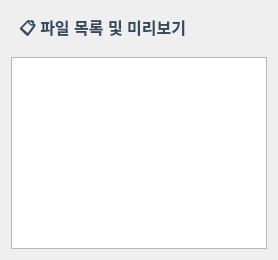
<?xml version="1.0" encoding="UTF-8"?>
<ui version="4.0">
 <class>FileSelectionAndPreviewWidget</class>
 <widget class="QWidget" name="FileSelectionAndPreviewWidget">
  <layout class="QVBoxLayout" name="verticalLayout">
   <property name="contentsMargins">
    <number>8</number>
   </property>
   <property name="spacing">
    <number>8</number>
   </property>
   <item>
    <widget class="QLabel" name="title_label">
     <property name="font">
      <font>
       <family>Arial</family>
       <pointsize>12</pointsize>
       <weight>75</weight>
       <bold>true</bold>
      </font>
     </property>
     <property name="styleSheet">
      <string>color: #34495e; padding: 4px;</string>
     </property>
     <property name="text">
      <string>📋 파일 목록 및 미리보기</string>
     </property>
    </widget>
   </item>
   <item>
    <widget class="QTableView" name="table_view">
     <property name="alternatingRowColors">
      <bool>true</bool>
     </property>
     <property name="selectionBehavior">
      <enum>QAbstractItemView::SelectRows</enum>
     </property>
     <property name="selectionMode">
      <enum>QAbstractItemView::SingleSelection</enum>
     </property>
    </widget>
   </item>
  </layout>
 </widget>
 <resources/>
 <connections/>
</ui>
